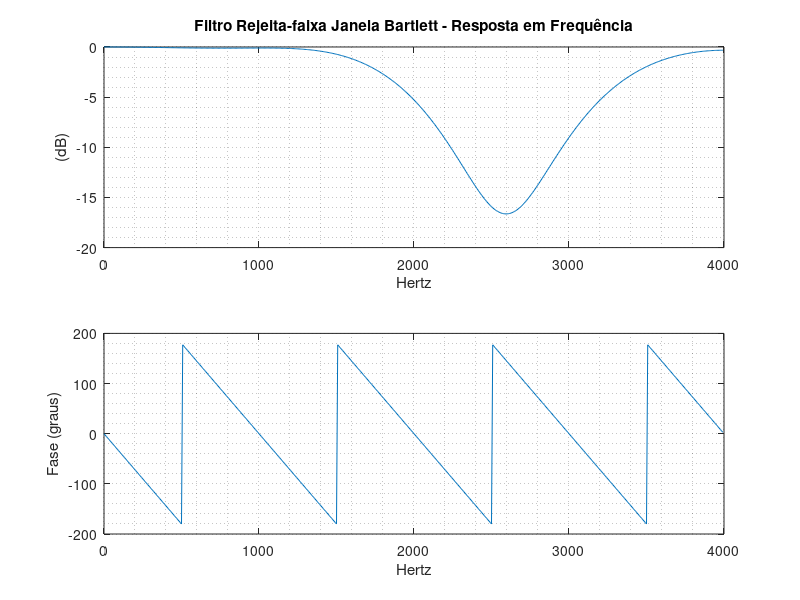
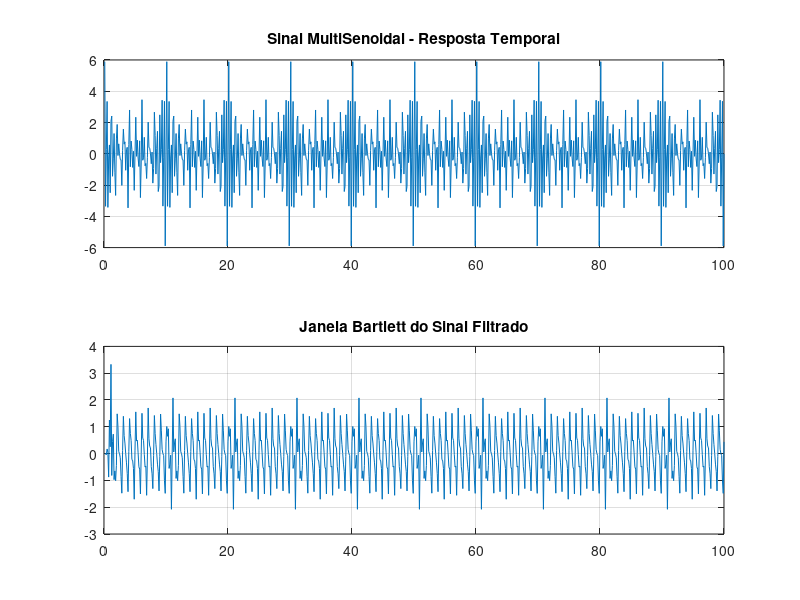
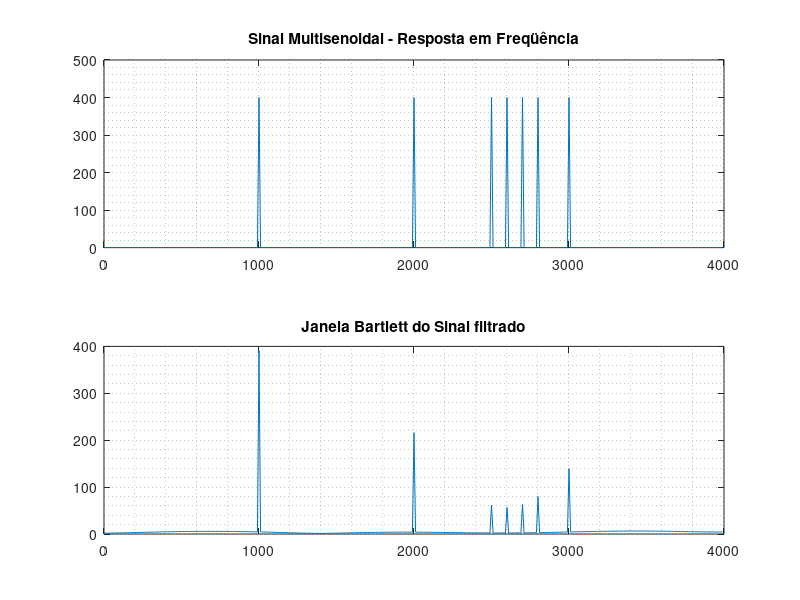

These figures' MATLAB source, in order:
close all;
clear all;
clc;
Wn = [0.5 0.8];       
N = 17;  %Se aumentar esse valor o filtro melhora consideravelmente         
Ws = 8000;

% Resposta janela bartlett

%###########################IMPORTANTE##############################
%quando eu chegar do trabalho eu vejo como ficou o restante com vcs
%para modificar as janelas, basta mudar o parametro de bartlett para
%rectwin, por exemplo
BM = fir1((N-1),Wn,'stop',bartlett(N));
%Calculos para Resposta em Freqüência
%Bartlett
[Hr,wr] = freqz(BM,1);
%Gráficos modulo/fase para janela bartlett
figure(1);
subplot(2,1,1);
%Gráfico de modulo Db x Hz
plot(wr*Ws/(2*pi),20*log10(abs(Hr)));
grid minor;
title('Filtro Rejeita-faixa Janela Bartlett - Resposta em Frequência');
xlabel('Hertz');
ylabel('(dB)'); 
%Gráfico de fase graus x Hz
subplot(2,1,2);
plot(wr*Ws/(2*pi),angle(Hr)*180/pi);grid minor;
xlabel('Hertz'); 
ylabel('Fase (graus)'); 

%Teste do Filtro
%Frequências para as senóides
freq1=1000;
freq2=2000;
freq3=2500;
freq4=2600;
freq5=2700;
freq6=2800;
freq7=3000;
 
%Base de tempo para os sinais senoidais
t = (1:800)/Ws;  

%Sinais Senoidais Individuais
sin1 = sin(2*pi*freq1*t);
sin2 = sin(2*pi*freq2*t);
sin3 = sin(2*pi*freq3*t);
sin4 = sin(2*pi*freq4*t);
sin5 = sin(2*pi*freq5*t);
sin6 = sin(2*pi*freq6*t);
sin7 = sin(2*pi*freq7*t);
 
%Geração dos Sinal Multisenoidal através da soma das várias senóides
MultiSenoidal=sin1+sin2+sin3+sin4+sin5+sin6+sin7;

% Filtragem dos sinais

% MultiSenoidal Filtrado: janela bartlett
MFBM = filter(BM,1,MultiSenoidal); 

% Resposta Temporal
t=((1:800)/Ws)*1000;
figure(2);
%antes da filtragem
subplot(2,1,1);
plot(t,MultiSenoidal);
grid on;
title('Sinal MultiSenoidal - Resposta Temporal');
%depois da filtragem
subplot(2,1,2);
plot(t,MFBM); grid on;
title('Janela Bartlett do Sinal Filtrado');
 
 
%Resposta em Freqüência
%Módulo da transformada de Fourier para sinais
MTFSM = abs(fft(MultiSenoidal)); %Original
MTFSMFR = abs(fft(MFBM)); %Janela Bartlett          
f = Ws*(0:399)/800; 
figure(3);
subplot(2,1,1);
plot(f,MTFSM(1:400)); 
grid minor;
title('Sinal Multisenoidal - Resposta em Freqüência');
%depois da filtragem, verifiquem que na faixa de frequencia entre 2kHz e
%3kHz o sinal é atenuado
subplot(2,1,2);
plot(f,MTFSMFR(1:400)); 
grid minor;
title('Janela Bartlett do Sinal filtrado');